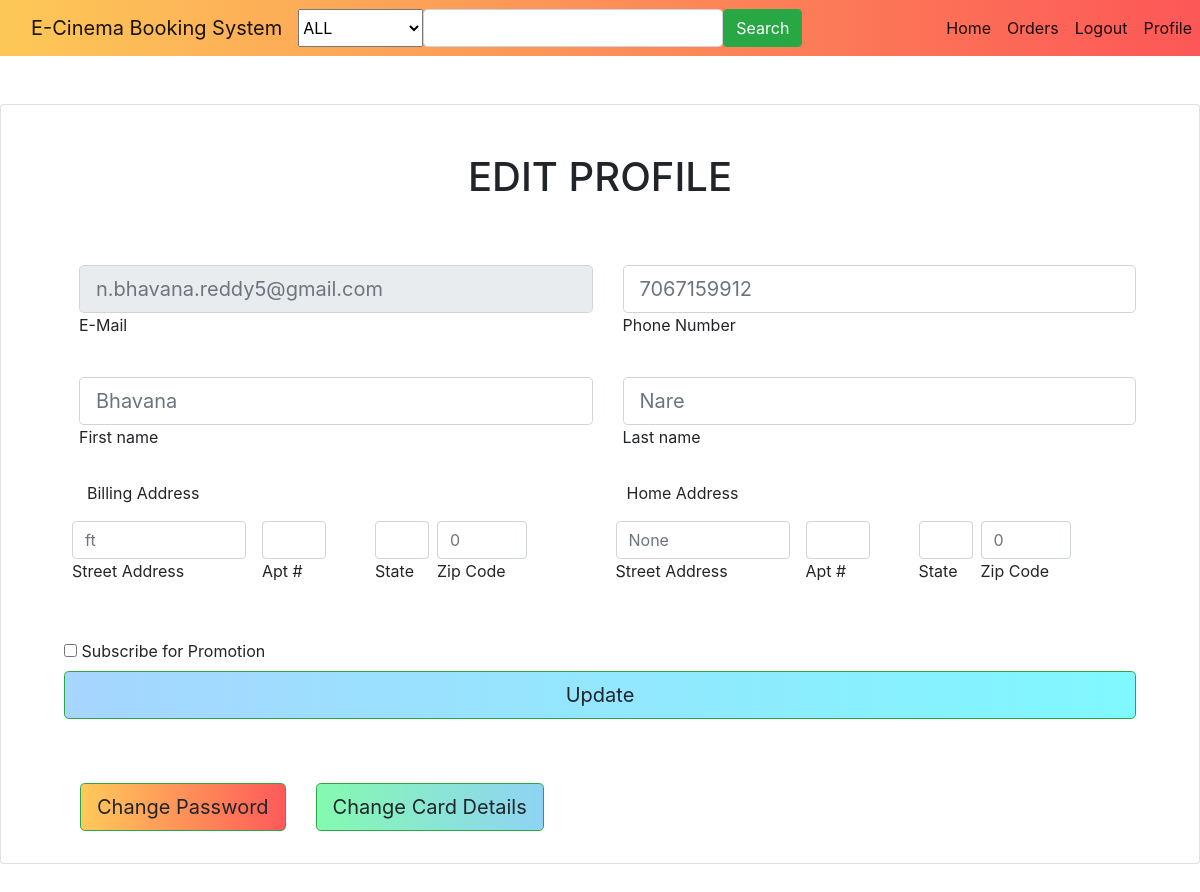
The page /edit_profile (signed in) on the database as committed earlier.
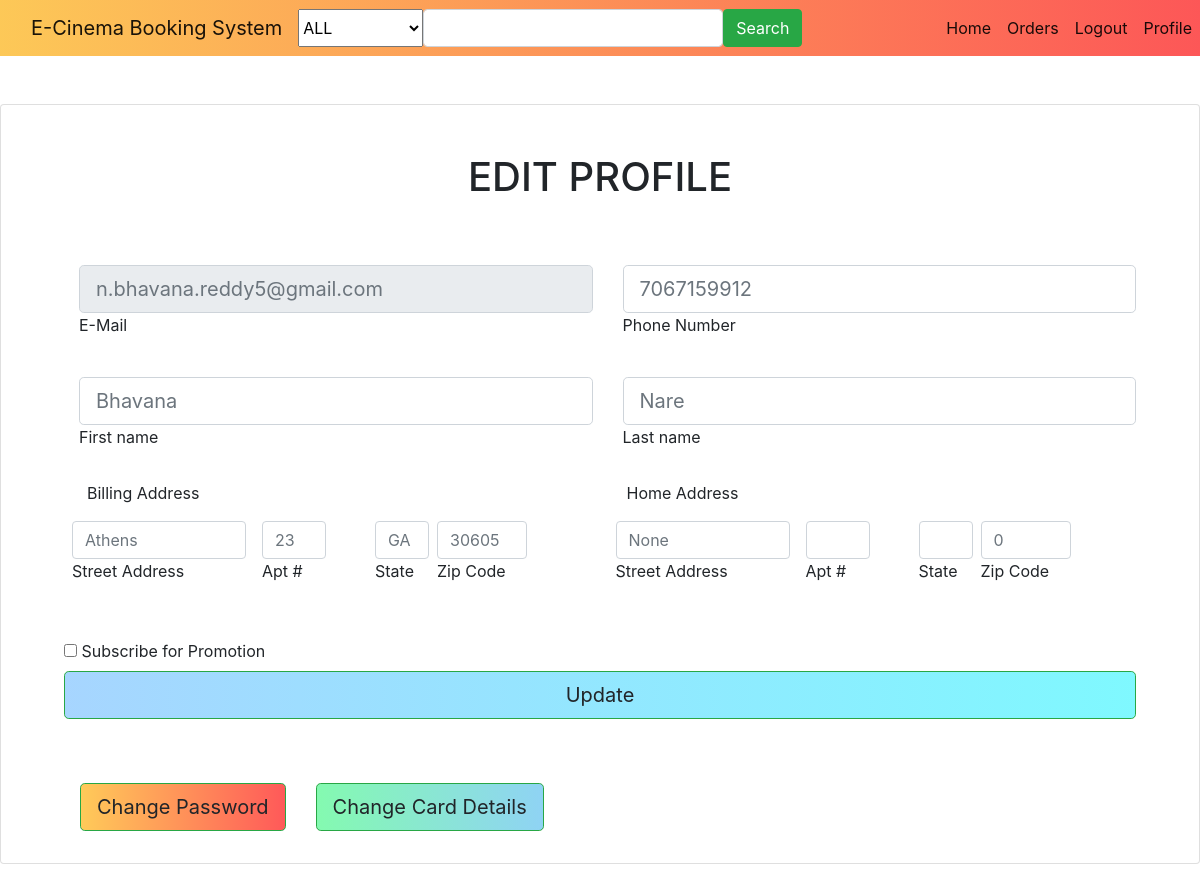
The same page on the database as committed later.
### ebooking/models.py (models this page shows)
class customuser(AbstractUser):
    phone_number = models.IntegerField()
    streetAddressBilling = models.TextField()
    aptNumberBilling = models.TextField()
    stateBilling = models.TextField()
    zipCodeBilling = models.IntegerField()
    streetAddressHome = models.TextField()
    aptNumberHome = models.TextField()
    stateHome = models.TextField()
    zipCodeHome = models.IntegerField()
    promotion = models.TextField(default='off')
    rememberme = models.TextField(default='off')

### ebooking/views.py (the view, shortened to what this page needs)
# urls.py: path('edit_profile', views.edit_profile, name='edit'),
def edit_profile(request):
    user_list = customuser.objects.filter(username=request.user, is_staff=0)
    if user_list:
        user_id = user_list[0].id
    else:
        return redirect('/')
    current_user = request.user
    edit_values = {}
    for field in customuser._meta.fields:
        if field.name!='id' and field.name in request.POST and request.POST[field.name]:
            edit_values[field.name] = request.POST[field.name]
    user_obj = customuser.objects.filter(username=current_user)[0]
    return render(request, "edit_profile.html", {'customuser': user_obj})

### home/templates/edit_profile.html (shortened to what this page needs)
{% extends 'base.html' %}
{% load static %}
{% block content %}
<head><link rel="stylesheet" href="{% static 'home/css/registration.css' %}"></head>
  <div class="container h-70 pt-5">
        <div class="d-flex justify-content-center">
            <div class="d-flex justify-content-center">
            <div class="card" style="height:760px;width:1200px">
              <div class="card-body p-5">
                <h1 class="text-uppercase text-center mb-5">Edit Profile</h1>
                  {% if user.is_authenticated %}
                  <form method="POST" action="edit_profile">
                  <div class="col ml-auto">
                    <div class="row ml-auto py-3">
                        <div class="col ml-auto">
                            <input type="text" id="formControlReadonly" class="form-control form-control-lg" placeholder={{customuser.email}} aria-label={{customuser.email}} readonly>
                            <label for="formControlReadonly">E-Mail</label>
                        </div>
                        <div class="col ml-auto">
                            <input name="phone_number" type="number" id="phone_number" class="form-control form-control-lg" placeholder={{customuser.phone_number}}>
                            <label for="phone_number">Phone Number</label>
                        </div>
                    </div>
                    <div class="row ml-auto py-3">
                        <div class="col ml-auto">
                            <input name="first_name" type="text" id="first_name" class="form-control form-control-lg" placeholder={{customuser.first_name}}>
                            <label for="first_name">First name</label>
                        </div>
                        <div class="col ml-auto">
                            <input name="last_name" type="text"  id="last_name" class="form-control form-control-lg" placeholder={{customuser.last_name}}>
                            <label for="first_name">Last name</label>
                            </div>
                    </div>
                      <div class="row ml-2 pt-2">
                          <div class="col">
                          <p>Billing Address</p>
                          </div>
                        <div class="col">
                          <p>Home Address</p>
                          </div>
                     </div>
                      <div class="row ml-auto">
                        <div class="col ml-auto">
                            <div class="row mb-4" style="float:left">
                           <div class="form-outline mb-4 px-2" style="float:left;width:190px">
                            <input name= "streetAddressBilling" type="text" id="saddress" class="form-control"
                                   placeholder={{customuser.streetAddressBilling}}>
                            <label class="form-label" for="saddress">Street Address</label>
                          </div>
                         <div class="form-outline mb-4 px-2" style="float:left;width:80px">
                           <input name="aptNumberBilling" type="text" id="aptnumber" class="form-control"
                                  placeholder={{customuser.aptNumberBilling}}>
                            <label class="form-label" for="aptnumber">Apt #</label>
                         </div>
                        </div>
                        <div class="row mb-4 px-5">
                        <div class="form-outline mb-4 px-2" style="width:70px">
                           <input name="stateBilling" type="text" id="bstate" class="form-control"
                                  placeholder={{customuser.stateBilling}}>
                            <label class="form-label" for="bstate" >State</label>
                         </div>
                         <div class="form-outline mb-4" style="float:left;width:90px">
                           <input name= "zipCodeBilling" type="number" id="bzipcode" class="form-control"
                                  placeholder={{customuser.zipCodeBilling}}>
                            <label class="form-label" for="bzipcode">Zip Code</label>
                         </div></div>
                        </div>
                        <div class="col ml-auto">
                            <div class="row mb-4" style="float:left">
                           <div class="form-outline mb-4 px-2" style="float:left;width:190px">
                            <input name="streetAddressHome" type="text" id="haddress" class="form-control"
                                   placeholder={{customuser.streetAddressHome}}>
                            <label class="form-label" for="haddress">Street Address</label>
                          </div>
                         <div class="form-outline mb-4 px-2" style="float:left;width:80px">
                           <input name="aptNumberHome" type="text" id="haptnumber" class="form-control"
                                  placeholder={{customuser.aptNumberHome}}>
                            <label class="form-label" for="haptnumber">Apt #</label>
                         </div>
                        </div>
                        <div class="row mb-4 px-5">
                        <div class="form-outline mb-4 px-2" style="width:70px">
                           <input name="stateHome" type="text" id="hstate" class="form-control"
                                  placeholder={{customuser.stateHome}}>
                            <label class="form-label" for="hstate" >State</label>
                         </div>
                         <div class="form-outline mb-4" style="float:left;width:90px">
                           <input name="zipCodeHome"  type="number" id="hzipcode" class="form-control"
                                  placeholder={{customuser.zipCodeHome}}>
                            <label class="form-label" for="hzipcode">Zip Code</label>
                         </div></div>
                        </div>
                    </div>
                    <div >
                          <input type="checkbox" id="promotion" name="promotion">
                        <label for="promotion"> Subscribe for Promotion</label><br>
                    </div>
                      <div style="text-align: center;">
                    <button class="btn btn-success btn-block btn-lg gradient-custom-3 text-body px-2" type="submit">Update</button>
            </div>
                       </div></form></br></br>
                  <div class="col ml-auto p-3">
                      <div class="row ml-auto">
                          <form method="POST" action="changepassword">
                              <div class="col ml-auto"><button style="color:red" type="submit" value="Change Password",
                                                               class="btn btn-success btn-block btn-lg gradient-custom-6 text-body">Change Password</button>
                              </div> </form>
                         <form method="POST" action="edit_card">
                              <div class="col ml-auto"><button type="submit" value="Change Card Details",
                                                               class="btn btn-success btn-block btn-lg gradient-custom-4 text-body">Change Card Details</button>
                              </div>
                        </form>
                          </div>
                      </div>
                  </div>
                  {% else %}
                <p class="text-center text-muted mt-5 mb-0">User Not Logged IN <a href="login" class="fw-bold text-body"><u>Login here</u></a></p>
                      {% endif %}
              </div>
            </div></div></div></div>
        {% endblock %}

### home/templates/base.html (shortened to what this page needs)
{% load static %}
<!DOCTYPE html>
<html lang="en">
    <head>
        <link rel="stylesheet" href="{% static 'home/css/registration.css' %}">
        <link href="https://cdn.jsdelivr.net/npm/bootstrap-icons@1.5.0/font/bootstrap-icons.css" rel="stylesheet" />
        <link rel="stylesheet" href="https://stackpath.bootstrapcdn.com/bootstrap/4.1.3/css/bootstrap.min.css">
    </head>
    <body style="background-image: url('https://mdbcdn.b-cdn.net/img/Photos/new-templates/search-box/img4.jpg');height:900px">
<nav class="navbar navbar-expand-lg navbar-light bg-light mask d-flex align-items-center h-10 gradient-custom-6">
            <div class="container-fluid">
                <a class="navbar-brand" href="/">E-Cinema Booking System</a>
                <form id="searchbar-form" method="get" action="/base" class="d-flex">
                    <select class="form-select" aria-label="selectform" id="movie_category" name="movie_category">
                        <option {% if movie_list.movie_category == 'ALL'%} selected {%endif%}>ALL</option>
                                           </select>
                    <input class="form-control me-2" type="text" value="{{movie_list.movie_title}}" aria-label="Search" id="movie_name" name="movie_name" style="width: 300px">
                    <button class="btn btn-success" type="submit">Search</button>
                </form>
                <div class="collapse navbar-collapse" id="navbarSupportedContent" style="width:100px;float:right">
                    <ul class="navbar-nav me-auto mb-2 mb-lg-0 ms-lg-4 ml-auto" style="position:absolute; right:0" >
                        {% if user.is_staff %}
                            <li class="nav-item"><a class="nav-link active" aria-current="page" href="/admin">Home</a></li>
                        {% else %}
                            <li class="nav-item"><a class="nav-link active" aria-current="page" href="/">Home</a></li>
                        {% endif %}
                        {% if user.is_authenticated %}
                        <li class="nav-item active"><a class="nav-link" href="/orderHistory">Orders</a></li>
                        <li class="nav-item active"><a class="nav-link" href="/logout">Logout</a></li>
                        {% if user.is_staff == 0 %}
                        <li class="nav-item active"><a class="nav-link" href="/edit_profile">Profile</a></li>
                        {% endif %}
                        {% else %}
                        <li class="nav-item active"><a class="nav-link" href="/login">Login</a></li>
                        <li class="nav-item active"><a class="nav-link" href="/registration">Registration</a></li>
                        {% endif %}
                    </ul>
                </div>
            </div>
        </nav>
{% block content %}
{% endblock %}

### home/static/home/css/registration.css (style rules this page uses)
.gradient-custom-3 { background: #84fab0; background: -webkit-linear-gradient(to right, rgba(132, 250, 176, 0.5), rgba(143, 211, 244, 0.5)); background: linear-gradient(to right, rgba(132, 250, 176, 0.5), rgba(143, 211, 244, 0.5)) }
.gradient-custom-4 { background: #84fab0; background: -webkit-linear-gradient(to right, rgba(132, 250, 176, 1), rgba(143, 211, 244, 1)); background: linear-gradient(to right, rgba(132, 250, 176, 1), rgba(143, 211, 244, 1)) }
.gradient-custom-3 { background: #4facfe; background: -webkit-linear-gradient(to right, rgba(79, 172, 254, 0.5), rgba(0, 242, 254, 0.5)); background: linear-gradient(to right, rgba(79, 172, 254, 0.5), rgba(0, 242, 254, 0.5)) }
.gradient-custom-6 { background: #ff0000; background: -webkit-linear-gradient(to left, rgba(255, 0, 0, 0.65), rgba(255, 174, 0, 0.65)); background: linear-gradient(to left, rgba(255, 0, 0, 0.65), rgba(255, 174, 0, 0.65)) }

Rows that differ between the two databases and show on the page:
changed customuser "n.bhavana.reddy5@gmail.com": streetAddressBilling "ft" → "Athens"; aptNumberBilling (not shown) → "23"; stateBilling (not shown) → "GA"; zipCodeBilling "0" → "30605"
